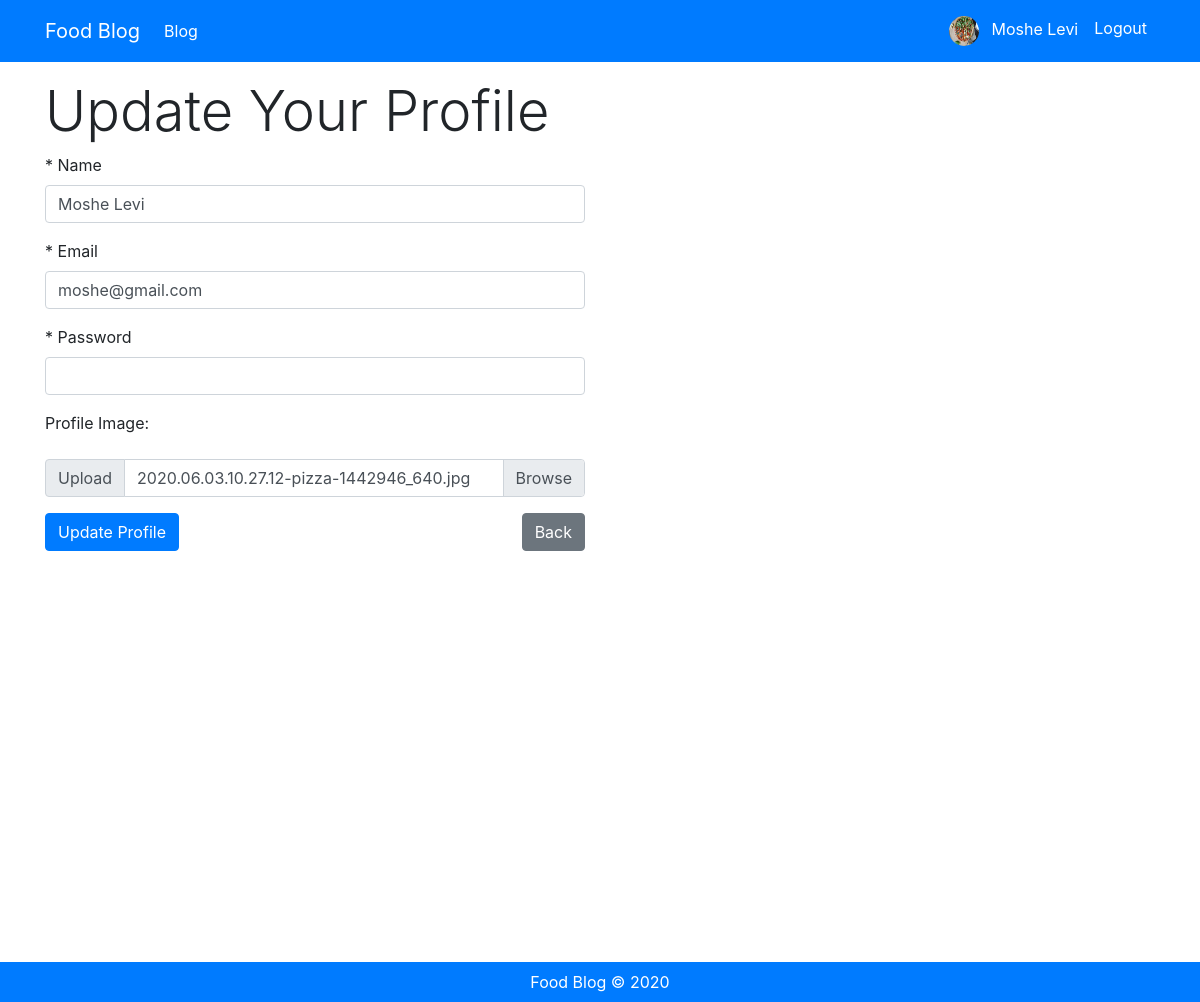
The app's page /food-blog/profile.php (signed in) with its own data.
### tables this page shows
CREATE TABLE `users_profile` (
  `id` int(11) NOT NULL,
  `user_id` int(11) NOT NULL,
  `profile_image` varchar(255) NOT NULL
);

CREATE TABLE `users` (
  `id` int(11) NOT NULL,
  `name` varchar(255) NOT NULL,
  `email` varchar(255) NOT NULL,
  `password` varchar(255) NOT NULL
);

### food-blog/profile.php (the view, shortened to what this page needs)
<?php
$uid = $_SESSION['user_id'];
$link = mysqli_connect(MYSQL_HOST, MYSQL_USER, MYSQL_PWD, MYSQL_DB);
$sql = "SELECT users.*,users_profile.profile_image FROM users
JOIN users_profile ON users.id = users_profile.user_id
WHERE users.id = $uid";
$result = mysqli_query($link, $sql);
$user =  mysqli_fetch_assoc($result);
?>
<?php include 'tpl/header.php'; ?>
<main class="min-height-900">
    <div class="container">
        <section id="header-content">
            <div class="row">
                <div class="col-12 mt-3">
                    <h1 class="display-4">Update Your Profile </h1>
                </div>
            </div>
        </section>
        <section id="signin-form-content">
            <div class="row">
                <div class="col-lg-6">
                    <form enctype="multipart/form-data" action="" method="POST" autocomplete="off"
                        novalidate="novalidate">
                        <div class="form-group">
                            <label for="name">* Name</label>
                            <input value="<?= $user['name']; ?>" type="text" name="name" id="name" class="form-control">
                        </div>
                        <div class="form-group">
                            <label for="email">* Email</label>
                            <input value="<?= $user['email']; ?>" type="email" name="email" id="email"
                                class="form-control">
                        </div>
                        <div class="form-group">
                            <label for="password">* Password</label>
                            <input type="password" name="password" id="password" class="form-control">
                        </div>
                        <div class="form-group">
                            <label for="image">Profile Image:</label>
                        </div>
                        <div class="input-group mb-3">
                            <div class="input-group-prepend">
                                <span class="input-group-text" id="inputGroupFileAddon01">Upload</span>
                            </div>
                            <div class="custom-file">
                                <label class="custom-file-label" for="inputGroupFile01">
                                    <?= $user['profile_image']; ?>
                                </label>
                            </div>
                        </div>
                        <input type="submit" value="Update Profile" name="submit" class="btn btn-primary">
                        <a class="btn btn-secondary float-right" href="blog.php">Back</a>
                    </form>
                </div>
            </div>
        </section>
    </div>
</main>
<?php include 'tpl/footer.php'; ?>

### food-blog/css/style.css (style rules this page uses)
.min-height-900 { min-height: 900px; }

### records on screen
users_profile: name "Moshe Levi", email "moshe@gmail.com", profile_image "2020.06.03.10.27.12-pizza-1442946_640.jpg"

### other values on screen
$_SESSION['user_name'] "Moshe Levi"
